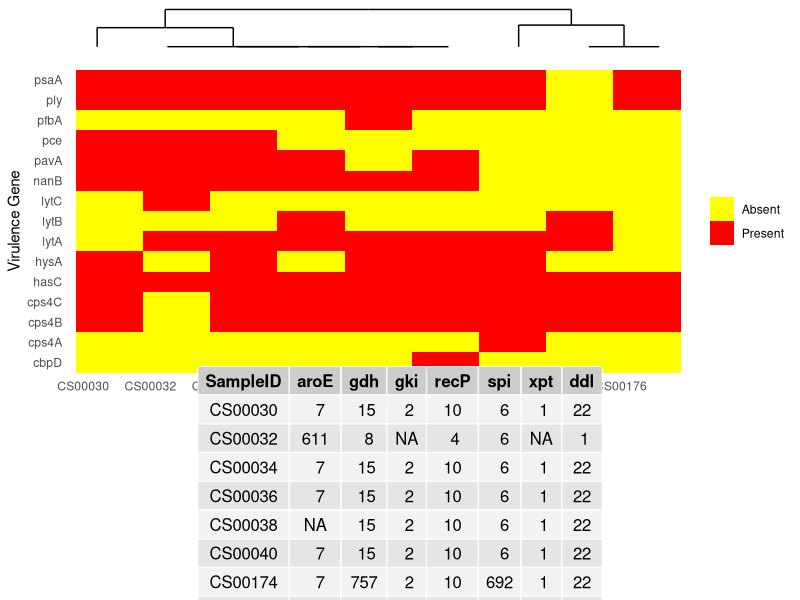

This chart was generated by the following R code:
rm(list = ls())

library(ggplot2)
library(reshape2)
library(dplyr)
library(ggdendro)
library(cowplot)
library(tidyverse)
library(tidyr)
library(gridExtra)


mlst <- read.csv("mlst.csv")
virulence <- read.csv("virulence.csv")

# select cols from mlst df needed for plot 
mlst_selected <- mlst %>%
  select(SampleID, SequenceType, aroE, gdh, gki, recP, spi, xpt, ddl) %>%
  mutate_at(vars(aroE, gdh, gki, recP, spi, xpt, ddl), ~ as.numeric(as.character(.)))

# select cols from viurlence df needed for plot 
virulence_binary <- virulence %>%
  select(SampleID, GENE) %>%
  mutate(presence = 1) %>%
  distinct(SampleID, GENE, .keep_all = TRUE) %>%
  spread(key = GENE, value = presence, fill = 0)

# merge mlst and virulence dfs to calculate distances for dendrogram
merged_data <- merge(mlst_selected, virulence_binary, by = "SampleID")

# find distances and create dendrogram
dist_matrix <- dist(merged_data[, -c(1, 2)])  # exclude sampleID and seqtype
hc <- hclust(dist_matrix)
dendro_data <- dendro_data(hc)

# plot dendrogram 
dendrogram_plot <- ggplot() +
  geom_segment(data = segment(dendro_data), aes(x = x, y = y, xend = xend, yend = yend)) +
  theme_minimal() +
  labs(x = NULL, y = NULL) +
  theme(axis.text.x = element_blank(), axis.ticks.x = element_blank(),
        axis.text.y = element_blank(), axis.ticks.y = element_blank(),
        panel.grid = element_blank())

# prep virulence data for heatmap
virulence_long <- melt(virulence_binary, id.vars = "SampleID")

# plot heatmap
heatmap_plot <- ggplot(virulence_long, aes(x = SampleID, y = variable, fill = as.factor(value))) +
  geom_tile() +
  scale_fill_manual(values = c("0" = "yellow", "1" = "red"), labels = c("0" = "Absent", "1" = "Present"),name=NULL) +
  theme_minimal() +
  labs(x = "SampleID", y = "Virulence Gene") +
  theme(axis.text.x = element_text(hjust = 1), 
        panel.grid = element_blank())

# add in table for mlst data below plot
mlst_table <- mlst_selected %>%
  select(-SequenceType) %>%
  arrange(SampleID)

table_grob <- tableGrob(mlst_table, rows = NULL)

# combine heatmap and dendrogram 
combined_plot <- plot_grid(dendrogram_plot, heatmap_plot, ncol = 1, align = "v", rel_heights = c(0.5, 3))

# add in table to combined plot
final_plot <- plot_grid(combined_plot, table_grob, ncol = 1, rel_heights = c(3.5, 1.5))
print(final_plot)

# save and export 
ggsave("virulence_mlst_plot.png",width=350,height=350,units="mm", bg = "white")
